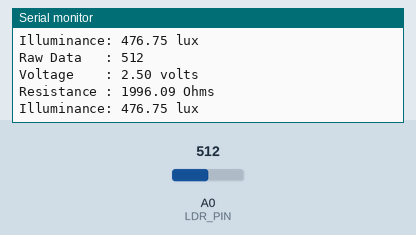
A sketch run on a simulated Arduino Uno, built with avr-gcc and run on an emulated ATmega328P. On the bench: the last lines printed to the serial monitor. Inputs (shaded band) come from the test bench; at power-on: A0 (LDR_PIN) = 512.

Above: at 1.3 s.
1.4 s: A0 (LDR_PIN) set to 0
At 2.01 s:
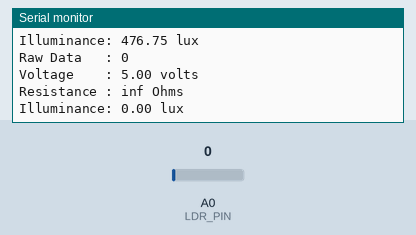
3.7 s: A0 (LDR_PIN) set to 1023
At 4.11 s:
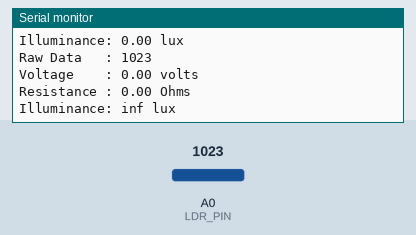
Timing chart, 0 to 6.7 s (numbered marks = the images above; inputs shaded):
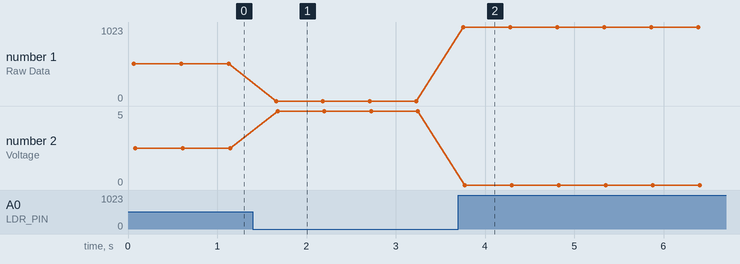

Measured:
- after the input at 1.4 s, the serial monitor: prints a new line after 0.26 s (image 1)
- after the input at 3.7 s, the serial monitor: prints a new line after 0.05 s (image 2)
- plotted number 1: 512 → 0 after the input at 1.4 s, 0 → 1023 after the input at 3.7 s
- plotted number 2: 2.5 → 5 after the input at 1.4 s

The sketch:

LuxMeterFromLDR.ino
```cpp
#define LDR_PIN                   0
#define MAX_ADC_READING           1023
#define ADC_REF_VOLTAGE           5.0
#define REF_RESISTANCE            2000
#define LUX_CALC_SCALAR           1246135
#define LUX_CALC_EXPONENT         -1.03548

void setup(void)
{
  Serial.begin(9600);
  Serial.println(F("Light Sensor Test")); Serial.println("");


  Serial.println(F("Sensor, LCD and SD Card are Configured."));
}


void loop(void)
{

  int   ldrRawData;
  float resistorVoltage, ldrVoltage;
  float ldrResistance;
  float ldrLux;

  ldrRawData = analogRead(LDR_PIN);

  // RESISTOR VOLTAGE_CONVERSION
  resistorVoltage = (float)ldrRawData / MAX_ADC_READING * ADC_REF_VOLTAGE;

  // voltage across the LDR is the 5V supply minus the 2k resistor voltage
  ldrVoltage = ADC_REF_VOLTAGE - resistorVoltage;

  // LDR_RESISTANCE_CONVERSION
  ldrResistance = ldrVoltage/resistorVoltage * REF_RESISTANCE;

  // LDR_LUX
  ldrLux = LUX_CALC_SCALAR * pow(ldrResistance, LUX_CALC_EXPONENT);

  // print out the results
  Serial.print("Raw Data   : "); Serial.println(ldrRawData);
  Serial.print("Voltage    : "); Serial.print(ldrVoltage); Serial.println(" volts");
  Serial.print("Resistance : "); Serial.print(ldrResistance); Serial.println(" Ohms");
  Serial.print("Illuminance: "); Serial.print(ldrLux); Serial.println(" lux");


  delay(500);
}
```
